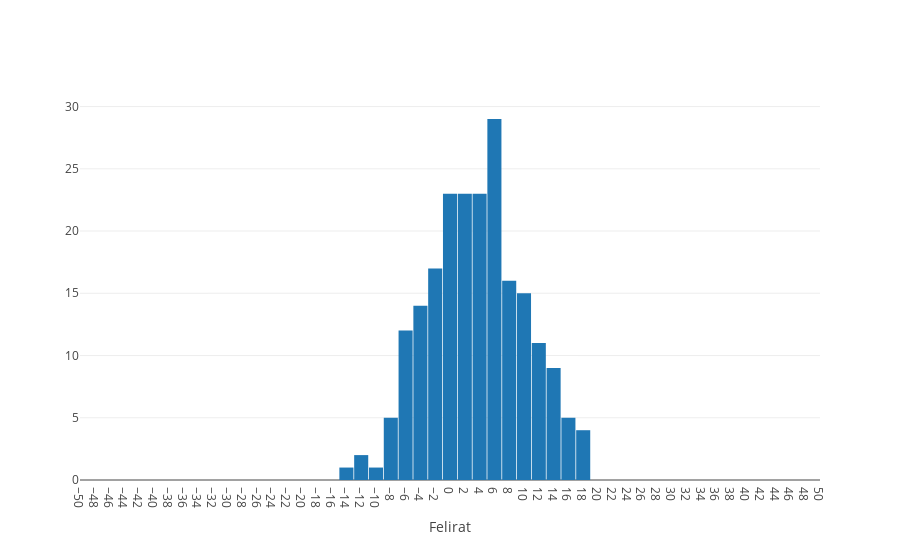

The notebook cell this image was saved under:
### Markdown cell above
# Hiba

### Code cell
iplt(tk.calc_error_Omentes(GRSA,rhoAA,CapacityA,refx,linf(refx* 1e6,params[0]),detailOn=False,runNb=runNb-1))

### Figure 1 — Plotly figure (JSON) as saved in the notebook; plotly's stock layout.template omitted (floating-point values rounded to 4 significant figures; data arrays with more than 128 entries replaced by an {"elided": "..."} marker saying what was removed)
{"data": [{"type": "histogram", "x": {"elided": "210 float values"}, "xbins": {"end": 49, "size": 2, "start": -49}}], "layout": {"bargap": 0.05, "xaxis1": {"dtick": 2, "range": [-50, 50], "tick0": -50, "title": "Felirat"}}}
